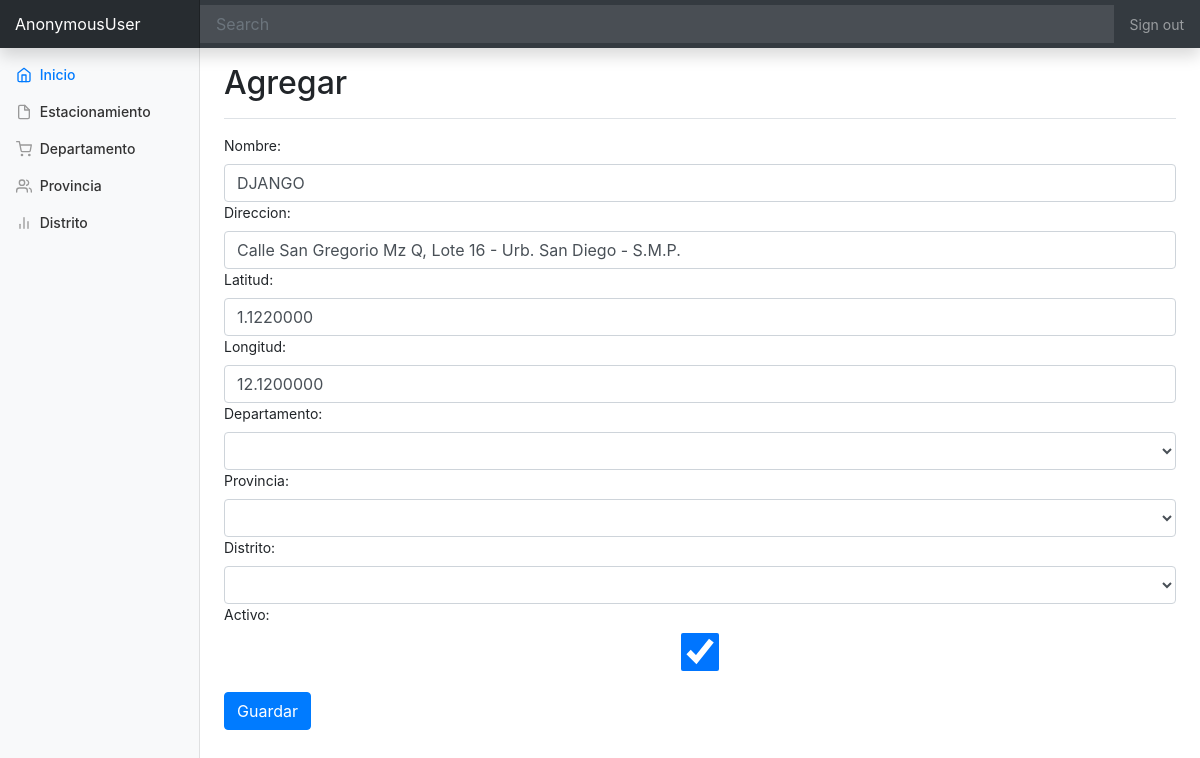
Screenshot of /estacionamiento/edit/1 with the database file from the repository.
### backoffice/models.py (models this page shows, shortened)
class Estacionamiento(models.Model):
    nombre = models.CharField(max_length=50)
    direccion = models.CharField(max_length=80, null=True, blank=True)
    latitud = models.DecimalField(max_digits=9, decimal_places=7)
    longitud = models.DecimalField(max_digits=9, decimal_places=7)
    departamento = models.ForeignKey(Departamento, on_delete=models.CASCADE, null=True, blank=True)
    provincia = models.ForeignKey(Provincia, on_delete=models.CASCADE, null=True, blank=True)
    distrito = models.ForeignKey(Distrito, on_delete=models.CASCADE, null=True, blank=True)
    activo = models.BooleanField(default=True)

### backoffice/views.py (the view)
# urls.py: path('estacionamiento/edit/<int:pk>', EstacionamientoEdit.as_view(), name='estacionamiento-edit'),
class EstacionamientoEdit(UpdateView):
    template_name = 'estacionamiento/add_edit.html'
    model = Estacionamiento
    form_class = EstacionamientoForm
    success_url = reverse_lazy('bo:estacionamiento-list')

### backoffice/forms.py
class EstacionamientoForm(forms.ModelForm):
    class Meta:
        model = Estacionamiento
        fields = ('__all__')
    def __init__(self, *args, **kwargs):
        super().__init__(*args, **kwargs)
        for field in self.fields:
            self.fields[field].widget.attrs.update({'class': 'form-control'})

### backoffice/models.py (called while the page is built)
    def __str__(self):
        return self.nombre

    def __str__(self):
        return self.nombre

### backoffice/templates/estacionamiento/add_edit.html (shortened to what this page needs)
{% extends 'base.html' %}
{% block main %}
    <div class="d-flex justify-content-between flex-wrap flex-md-nowrap align-items-center pt-3 pb-2 mb-3 border-bottom">
        <h1 class="h2">Agregar</h1>
    </div>
    <form method="post">
        {% for field in form %}
            {{ field.label_tag }} {{ field }}
        {% endfor %}
        <br>
        <button type="submit" class="btn btn-primary">Guardar</button>
    </form>
{% endblock %}

### static/css/dashboard.css (style rules this page uses)
body { font-size: .875rem; }

### rows the page displays
Estacionamiento: form "DJANGO" "Calle San Gregorio Mz Q, Lote 16 - Urb. San Diego - S.M.P." "1.1220000" "12.1200000" "☑"

### other values shown
{{ user }} "AnonymousUser"
{{ field.label_tag }} "Nombre:" "Direccion:" "Latitud:" "Longitud:" "Departamento:" "Provincia:" "Distrito:" "Activo:"
